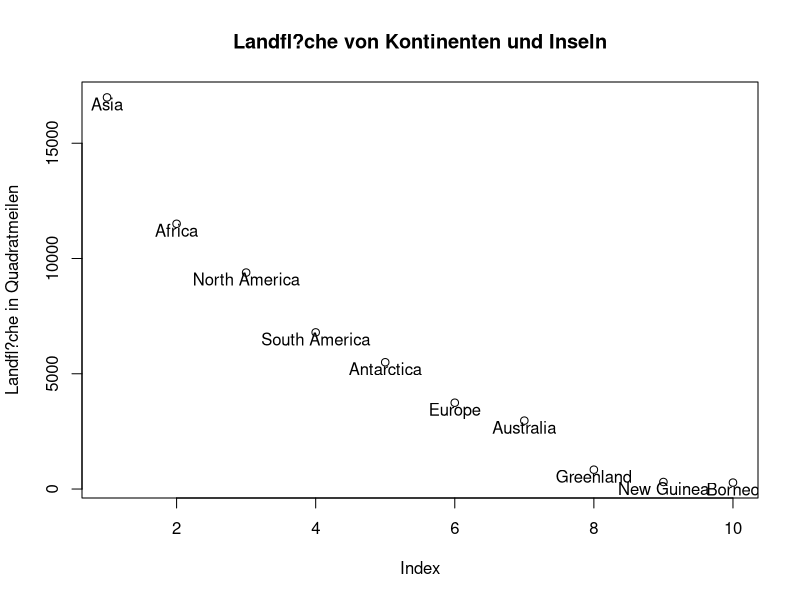
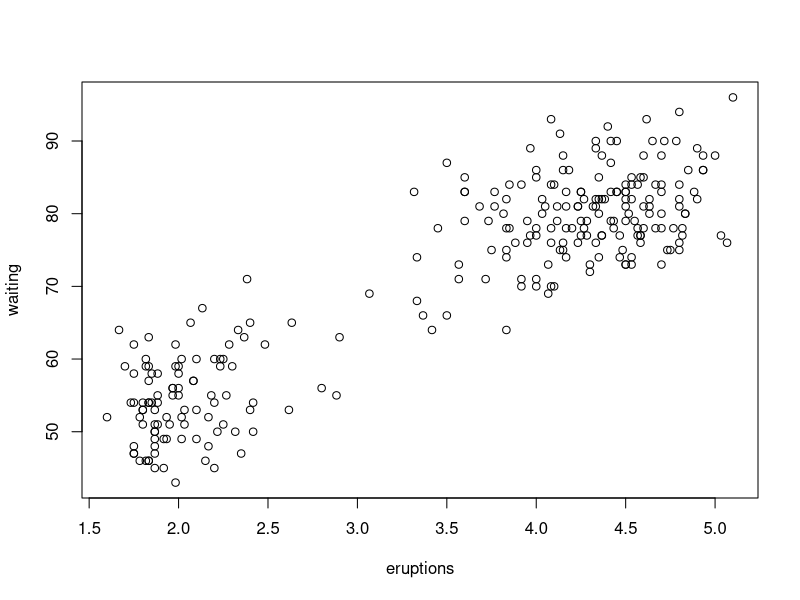
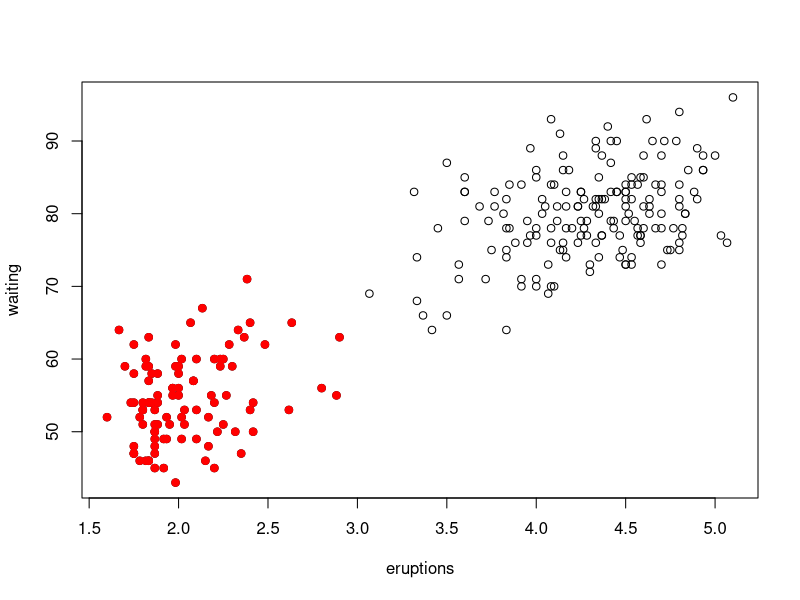
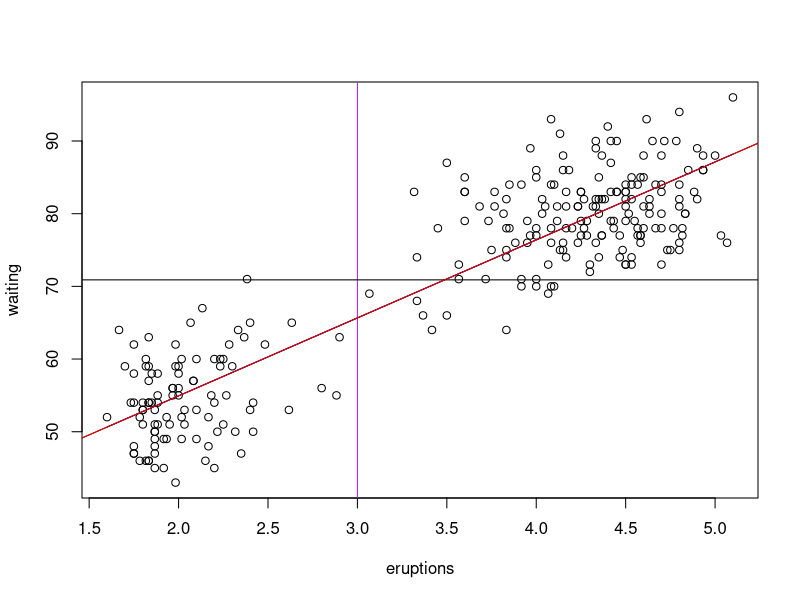
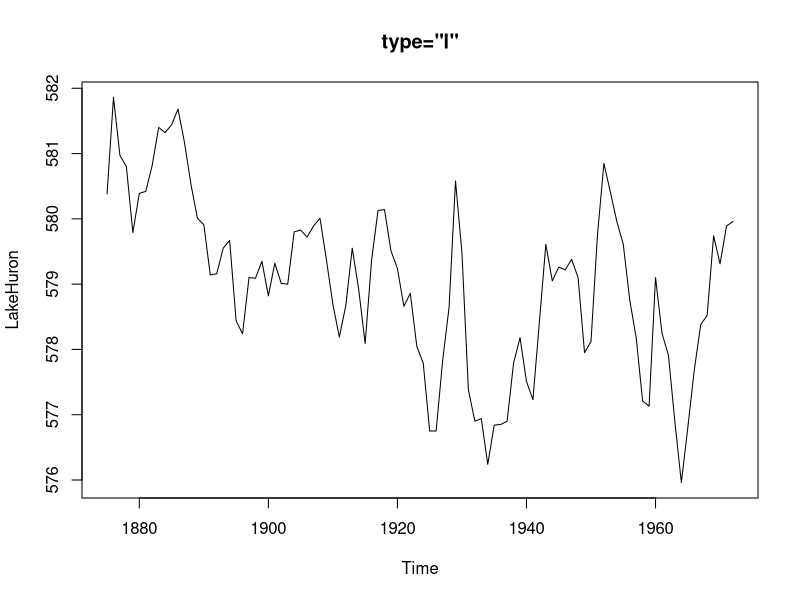
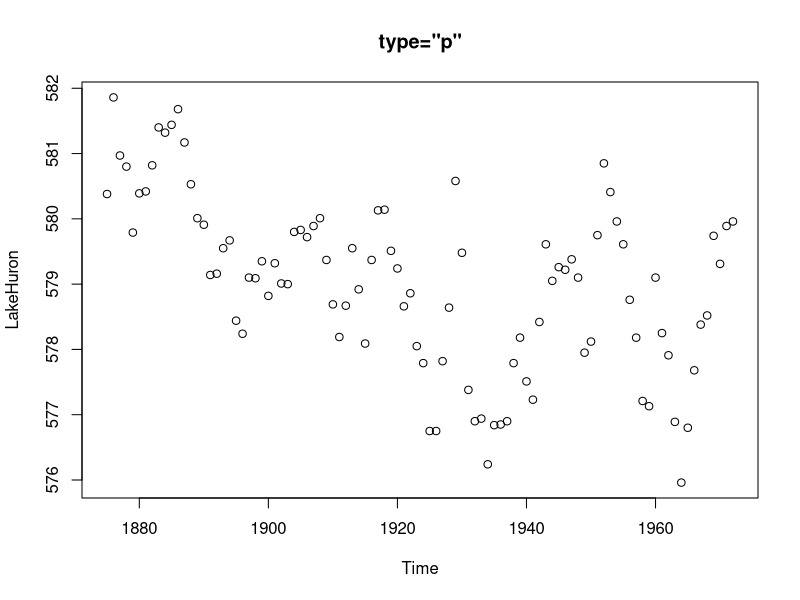
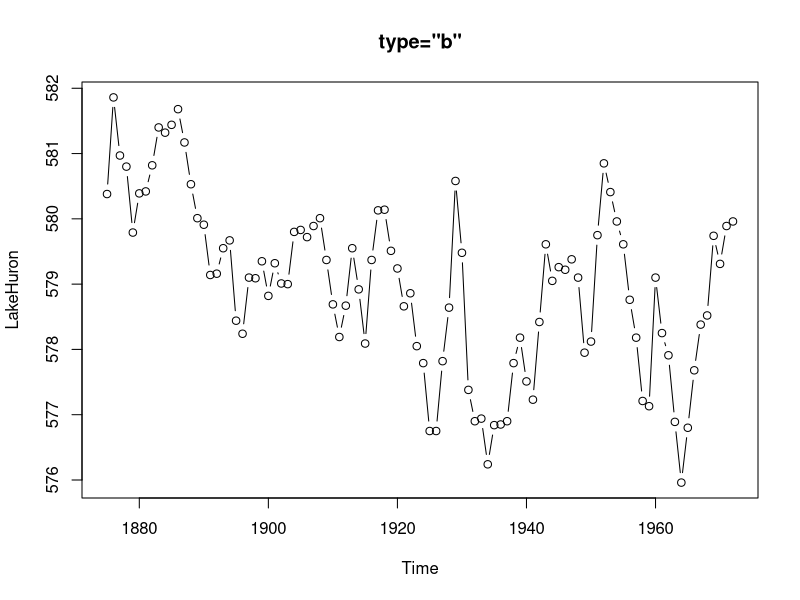
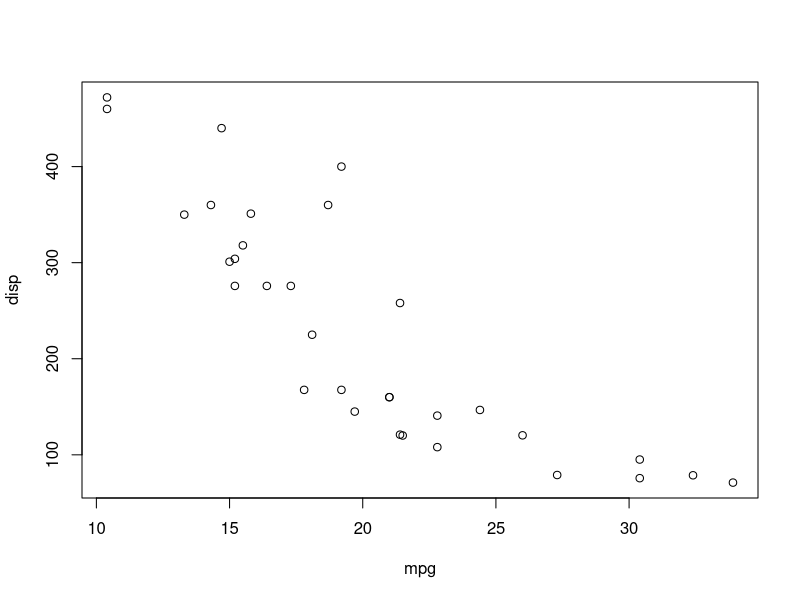

Source code (R) for these figures, in order:

################################
# R fuer Dummies Kapitel 16
# Listings
################################

old.options <-options("width" = 50)
xxx <- "Ende aktueller Code"
getwd()

large.islands <- head(sort(islands, decreasing=TRUE), 10)

plot(large.islands, main = "Landfl?che von Kontinenten und Inseln",
     ylab="Landfl?che in Quadratmeilen")
text(large.islands, labels=names(large.islands), adj=c(0.5,1))

plot(faithful)

kurze.eruptionen <- with(faithful, faithful[eruptions < 3, ])

plot(faithful)
points(kurze.eruptionen, col="red", pch=19)


options("width" = 70)
head(colors(),10)

linreg <- lm(waiting~eruptions, data=faithful)
fitted(linreg)

plot(faithful)
lines(faithful$eruptions, fitted(linreg), col = "blue")
abline(v=3, col="purple")

abline(h=mean(faithful$waiting))

abline(a=coef(linreg)[1], b=coef(linreg)[2])

abline(linreg, col="red")

plot(LakeHuron, type="l", main = 'type="l"')
plot(LakeHuron, type="p", main = 'type="p"')
plot(LakeHuron, type="b", main = 'type="b"')

with(mtcars, plot(mpg,disp))

with(mtcars, boxplot(mpg,disp))

with(mtcars, hist(mpg))

pairs(iris)

plot(LakeHuron, type="o", main = 'type="o"')

plot(LakeHuron, type="n", main = 'type="n"')

x <- seq(0.5, 1.5, 0.25)
y <- rep(1, length(x))
plot(x,y, type="n")
points(x,y)



plot(faithful,
     main = "Eruptionen von Old Faithful",
     xlab = "Eruptionszeit (min)",
     ylab = "Ruhezeit bis zur n?chsten Eruption (min)")


plot(faithful, las =1)

#"1", "7", "c", "u", oder "]"

plot(faithful, bty="n")

plot(faithful, las=1, bty="l", col="red", pch=19)

old.verz <- getwd()
setwd("~/")
getwd()

png(filename="faithful.png")
plot(faithful)
dev.off()

xxx

#plots

tiff(filename = "9781119962847-fg1601_de.tiff",width = 900, height = 600, pointsize = 10)
old.par <- par(cex = 2.4, lwd = 3)
plot(large.islands, main = "Landfl?che von Kontinenten und Inseln",
     ylab="Landfl?che in Quadratmeilen", lwd.tick = 3)
text(large.islands, labels=names(large.islands), adj=c(0.5,1))
par(old.par)
dev.off()


tiff(filename = "9781119962847-fg1606_de.tiff",width = 900, height = 600, pointsize = 10)
old.par <- par(cex = 2.4, lwd = 3)
plot(faithful,
     main = "Eruptionen von Old Faithful",
     xlab = "Eruptionszeit (min)",
     ylab = "Ruhezeit bis zur n?chsten Eruption (min)",
     lwd.tick = 3)
par(old.par)
dev.off()

tiff(filename = "9781119962847-fg1610_de.tiff",width = 2100, height = 900, pointsize = 48)
old.par <- par(mfrow = c(1,2), lwd = 3) #, cex = 2.4, lwd = 3)
x <- seq(0.5, 1.5, 0.25)
y <- rep(1, length(x))
plot(x, y, main ="cex und Schriftgr??e", lwd.tick = 3)
text(x, y+0.1, labels=x,cex=x)
plot(x, y, main="cex.main, cex.lab und cex.axis",
     cex.main=0.75, cex.lab=1.5, cex.axis=0.75, lwd.tick = 3)
par(old.par)
dev.off()

tiff(filename = "9781119962847-fg1611_de.tiff",width = 2100, height = 900, pointsize = 48)
old.par <- par(mfrow = c(1,2), lwd = 3) #, cex = 2.4, lwd = 3)
plot(faithful, main ="Faithful Eruptionen", lwd.tick =3)
plot(large.islands, main="Inseln", ylab = "Fl?che", lwd.tick= 3)
par(old.par)
dev.off()
